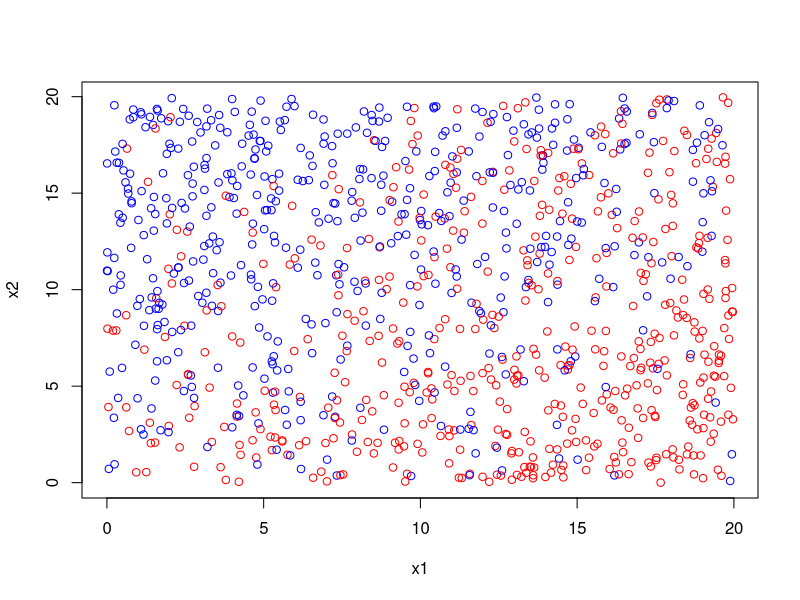
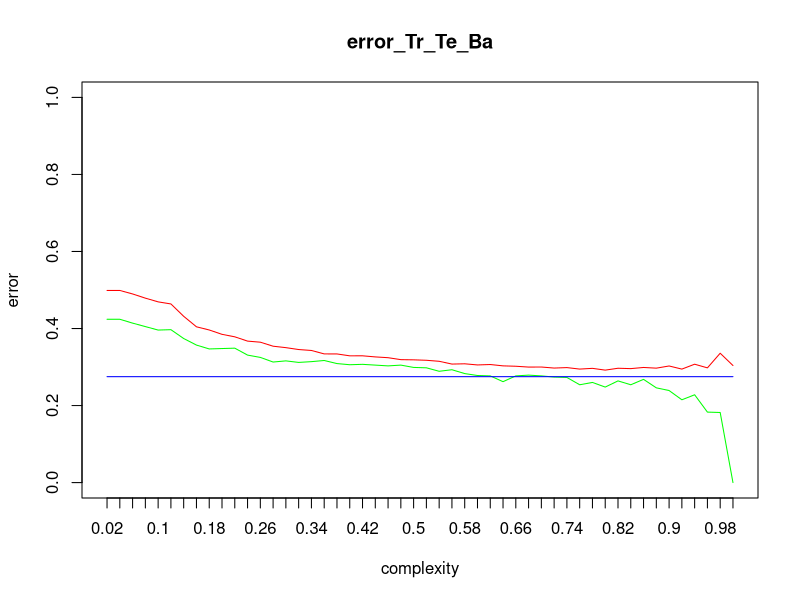

Here is the R script that generated these plots, in order:
library(class)
set.seed(117)

### Distribucion condicional
pcond <- function(u, alpha = 0.15) { 1 / (1 + exp(-alpha * u)) }

### Clase de un punto en funcion de la probabilidad condicional
rclass <- function(u) 
  {mapply(function(i){rbinom(1,1,i)},pcond(u))
}

### KNN
### En KNN el conjunto de hipotesis H_k esta dado por el numero de vecinos k.
### La funcion knn calcula la prediccion en tu conjunto de test usando los
### datos del conjunto de train. El parametro cl es la clase (en train).
h.A <- function(k, train, test) {knn(train, test, cl = train$y, k)}


# 3.1: Defina una función “dataset” que genere datasets de un tamaño “size” con elementos de la forma (x1, x2, y), con las variables predictoras “x1” y “x2” distribuidas de manera
# uniforme en el intervalo [min, max] y la variable a predecir “y” toma valores 0 o 1
# (clasificación binaria) con una distribución P[ Y = y | X = x ] tal que P[ Y = 1 | x2 - f(x1) >0 ] es mayor a 0.5. Es decir, para un punto (x1, x2) que está estrictamente por encima
# de la curva “f”, el valor y será 1 con probabilidad mayor a 0.5. Para esto último, use la
# función “rclass” dada con el parámetro adecuado.
### Funcion para generar un dataset random 
dataset <- function(f, min = 0, max = 1, size = 100) {
  x1 <- runif(size, min = min, max = max)
  x2 <- runif(size, min = min, max = max)
  y <- rclass(x2 - f(x1))
  data.frame(x1,x2,y)
}


### Bayes classifier
bayes_classifier <- function(f, T) {ifelse(pcond(T$x2 - f(T$x1))> 0.5,1,0)}


### Bayes error .### ...
bayes_error <- function(f, T) { mean(bayes_classifier(f,T)!= T$y)}


### Loss
fn_loss <- function(yhat, y) { ifelse(yhat != y,1,0)}



### fn_err ...
fn_err <- function(yhat, y) { mean(fn_loss(yhat, y))}


# 3.4 Cree un dataset T0 de 1000 elementos usando f(x) = x + 2 sin(1.5 x)  ---- OK
h.u <- function(x) x + 2*sin(1.5*x)
h.min <- 0
h.max <- 20
h.size <- 1000
T0 <- dataset(h.u,h.min,h.max,h.size)


# Ejercicio 3.5: Haga un plot del dataset coloreando en azul los puntos con y = 1 y en rojo los restantes.
color <- function(y){ifelse(y==1,"blue","red")}
plot(x2~x1,T0, col= color(T0$y))


#3.6: Cree 20 datasets de entrenamiento T1 .. T20 de tamaño 50
# Generar ds_t dataset de tamaño h.ds_size elementos cada uno
h.ds_t <- 20
h.ds_size <- 50


h.T <- list()
for (s in seq(h.ds_t)) {
  h.T[[s]] <- dataset(h.u,h.min,h.max,h.ds_size)
}


#3.7 Respuesta: Defina la complejidad máxima igual al tamaño de los datasets de entrenamiento
# La complejidad máxima de entrenamiento es 50 que es el valor maximo del dataset. 
h.k <- 50


#3.8 Use knn como algoritmo de aprendizaje para cada uno de los datasets de entrenamiento usando T0 como test.
  h.t_predTrain <- list()
  h.t_predTest <- list()
  for (k in seq(h.k)) {
    h.t_predTrain[[k]] <- list()
    h.t_predTest[[k]] <- list()
    for (s in seq(h.ds_t)) {
      h.t_predTest[[k]][[s]] <- h.A(k,h.T[[s]], T0)
      h.t_predTrain[[k]][[s]] <- h.A(k,h.T[[s]], h.T[[s]])
    }
  }


#3.9: Calcule los errores de entrenamiento y de test para cada valor de complejidad. 
#Nota: el valor de complejidad para knn es 1/k para un vecindario de k.

  h.error_train <- list()
  h.error_test <- list()
  for (k in seq(h.k)) {
    errorsTrain <- list()
    errorsTest <- list()
    for (s in seq(h.ds_t)) {
      errorsTrain[[s]] <- fn_err(h.t_predTrain[[k]][[s]],h.T[[s]]$y)
      errorsTest[[s]] <- fn_err(h.t_predTest[[k]][[s]],T0$y)
    }
    h.error_train[[k]] <- mean(as.vector(unlist(errorsTrain)))
    h.error_test[[k]] <- mean(as.vector(unlist(errorsTest)))
  }
  
  
bayes_clasT0 <- bayes_classifier(h.u,T0)
bayes_errorT0 <- bayes_error(h.u,T0)
  
#3.10: Haga un plot comparativo de los errores de entrenamiento, de test y bayesiano.
# Observe y explique las curvas. ¿Qué valor de complejidad corresponde al mínimo del error?
ejex <- c(1:50)
ejex1 <- rev(ejex)/50
ejey_bayes_errors <- c(rep(bayes_errorT0,50))


plot(ejex1, h.error_test, type = 'l', ylim = c(0, 1),
        col = 'red', xaxt = "n", main = 'error_Tr_Te_Ba', xlab = "complexity", ylab = "error")
   axis(1,ejex1, labels = ejex1)
  lines(ejex1, h.error_train, col = 'green')
  lines(ejex1, ejey_bayes_errors, col = 'blue')

h.min_errorT <- which.min(unlist(h.error_test))
print(h.min_errorT)


  
######### CONCLUSIONES DEL EJERCICIO EN PDF ################
  